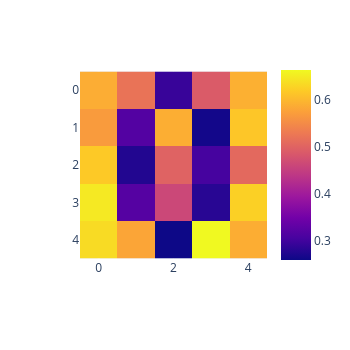
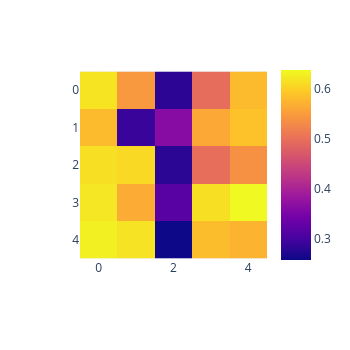
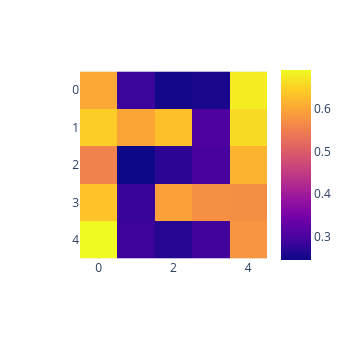
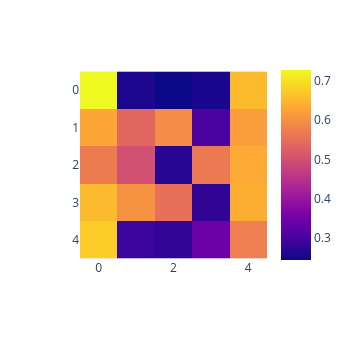

The notebook cell these images were saved under, in order:
### Code cell
weights_temp = torch.zeros(1,25)

for i in range(10):
    
    temp = torch.tensor(digits[i]).reshape(1,25)
    
    for k in range(25,50):
                
        weights_temp[0][k-25] = weights_2[k][i]
        
                
    px.imshow(weights_temp.view(5,5), width=350, height=350).show()

### Figure 1 — Plotly figure (JSON) as saved in the notebook; plotly's stock layout.template omitted (floating-point values rounded to 4 significant figures)
{"data": [{"coloraxis": "coloraxis", "hovertemplate": "x: %{x}<br>y: %{y}<br>color: %{z}<extra></extra>", "name": "0", "type": "heatmap", "xaxis": "x", "yaxis": "y", "z": [[0.5878, 0.5201, 0.2929, 0.4889, 0.5908], [0.5681, 0.3176, 0.5889, 0.264, 0.6142], [0.6173, 0.2757, 0.4994, 0.3041, 0.5079], [0.6474, 0.3188, 0.4627, 0.2807, 0.6237], [0.634, 0.5797, 0.2591, 0.6631, 0.5882]]}], "layout": {"coloraxis": {"colorscale": [[0, "#0d0887"], [0.1111, "#46039f"], [0.2222, "#7201a8"], [0.3333, "#9c179e"], [0.4444, "#bd3786"], [0.5556, "#d8576b"], [0.6667, "#ed7953"], [0.7778, "#fb9f3a"], [0.8889, "#fdca26"], [1, "#f0f921"]]}, "height": 350, "margin": {"t": 60}, "width": 350, "xaxis": {"anchor": "y", "constrain": "domain", "domain": [0, 1], "scaleanchor": "y"}, "yaxis": {"anchor": "x", "autorange": "reversed", "constrain": "domain", "domain": [0, 1]}}}

### Figure 2 — Plotly figure (JSON) as saved in the notebook; plotly's stock layout.template omitted (floating-point values rounded to 4 significant figures)
{"data": [{"coloraxis": "coloraxis", "hovertemplate": "x: %{x}<br>y: %{y}<br>color: %{z}<extra></extra>", "name": "0", "type": "heatmap", "xaxis": "x", "yaxis": "y", "z": [[0.6188, 0.545, 0.2805, 0.496, 0.5806], [0.5806, 0.2889, 0.3631, 0.5617, 0.5864], [0.6141, 0.6087, 0.2796, 0.4976, 0.5378], [0.621, 0.5652, 0.3173, 0.6149, 0.6375], [0.6295, 0.618, 0.2573, 0.5827, 0.5734]]}], "layout": {"coloraxis": {"colorscale": [[0, "#0d0887"], [0.1111, "#46039f"], [0.2222, "#7201a8"], [0.3333, "#9c179e"], [0.4444, "#bd3786"], [0.5556, "#d8576b"], [0.6667, "#ed7953"], [0.7778, "#fb9f3a"], [0.8889, "#fdca26"], [1, "#f0f921"]]}, "height": 350, "margin": {"t": 60}, "width": 350, "xaxis": {"anchor": "y", "constrain": "domain", "domain": [0, 1], "scaleanchor": "y"}, "yaxis": {"anchor": "x", "autorange": "reversed", "constrain": "domain", "domain": [0, 1]}}}

### Figure 3 — Plotly figure (JSON) as saved in the notebook; plotly's stock layout.template omitted (floating-point values rounded to 4 significant figures)
{"data": [{"coloraxis": "coloraxis", "hovertemplate": "x: %{x}<br>y: %{y}<br>color: %{z}<extra></extra>", "name": "0", "type": "heatmap", "xaxis": "x", "yaxis": "y", "z": [[0.6032, 0.285, 0.2515, 0.2554, 0.6803], [0.6455, 0.6001, 0.6312, 0.3041, 0.6617], [0.5553, 0.2448, 0.2717, 0.2971, 0.6167], [0.6347, 0.2823, 0.5957, 0.5722, 0.5709], [0.6925, 0.2858, 0.2651, 0.291, 0.5805]]}], "layout": {"coloraxis": {"colorscale": [[0, "#0d0887"], [0.1111, "#46039f"], [0.2222, "#7201a8"], [0.3333, "#9c179e"], [0.4444, "#bd3786"], [0.5556, "#d8576b"], [0.6667, "#ed7953"], [0.7778, "#fb9f3a"], [0.8889, "#fdca26"], [1, "#f0f921"]]}, "height": 350, "margin": {"t": 60}, "width": 350, "xaxis": {"anchor": "y", "constrain": "domain", "domain": [0, 1], "scaleanchor": "y"}, "yaxis": {"anchor": "x", "autorange": "reversed", "constrain": "domain", "domain": [0, 1]}}}

### Figure 4 — Plotly figure (JSON) as saved in the notebook; plotly's stock layout.template omitted (floating-point values rounded to 4 significant figures)
{"data": [{"coloraxis": "coloraxis", "hovertemplate": "x: %{x}<br>y: %{y}<br>color: %{z}<extra></extra>", "name": "0", "type": "heatmap", "xaxis": "x", "yaxis": "y", "z": [[0.7276, 0.2588, 0.2434, 0.2562, 0.654], [0.6289, 0.5362, 0.595, 0.3021, 0.6168], [0.5704, 0.501, 0.2681, 0.5664, 0.6338], [0.6535, 0.6024, 0.5527, 0.2769, 0.6393], [0.6776, 0.287, 0.2794, 0.344, 0.5736]]}], "layout": {"coloraxis": {"colorscale": [[0, "#0d0887"], [0.1111, "#46039f"], [0.2222, "#7201a8"], [0.3333, "#9c179e"], [0.4444, "#bd3786"], [0.5556, "#d8576b"], [0.6667, "#ed7953"], [0.7778, "#fb9f3a"], [0.8889, "#fdca26"], [1, "#f0f921"]]}, "height": 350, "margin": {"t": 60}, "width": 350, "xaxis": {"anchor": "y", "constrain": "domain", "domain": [0, 1], "scaleanchor": "y"}, "yaxis": {"anchor": "x", "autorange": "reversed", "constrain": "domain", "domain": [0, 1]}}}
